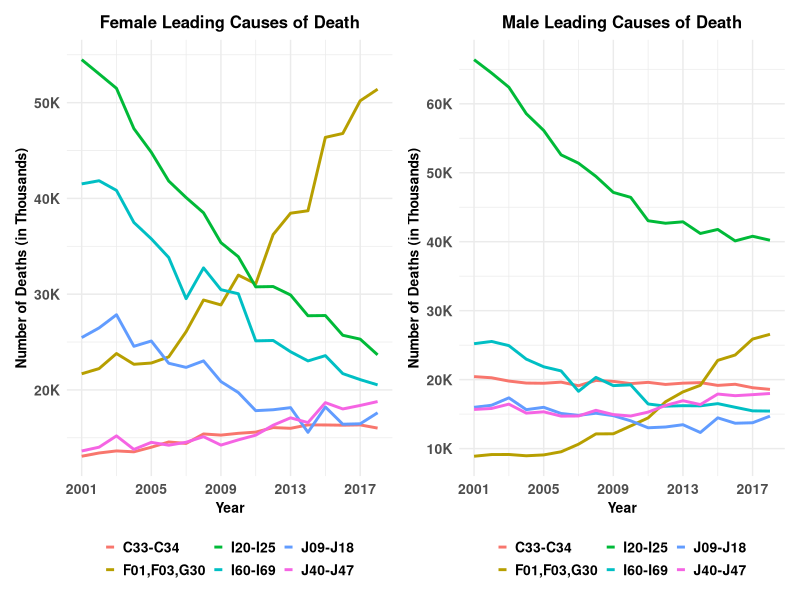
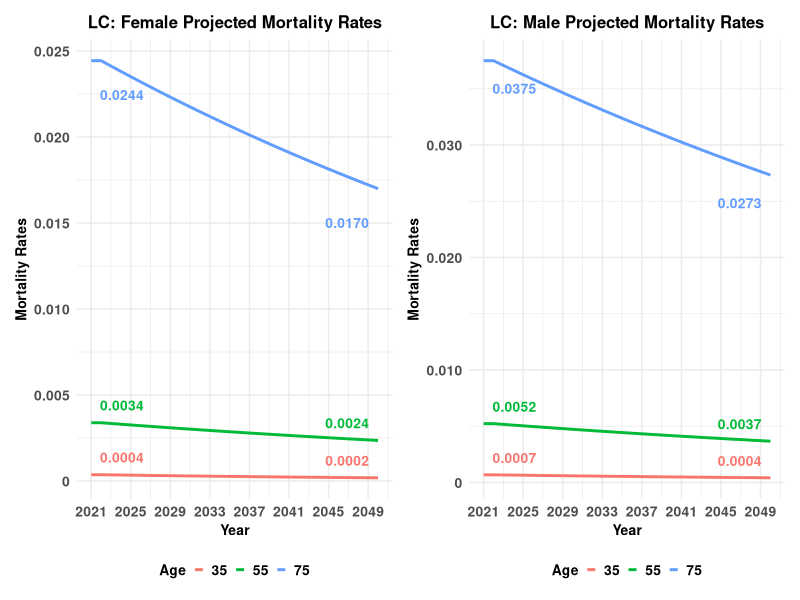
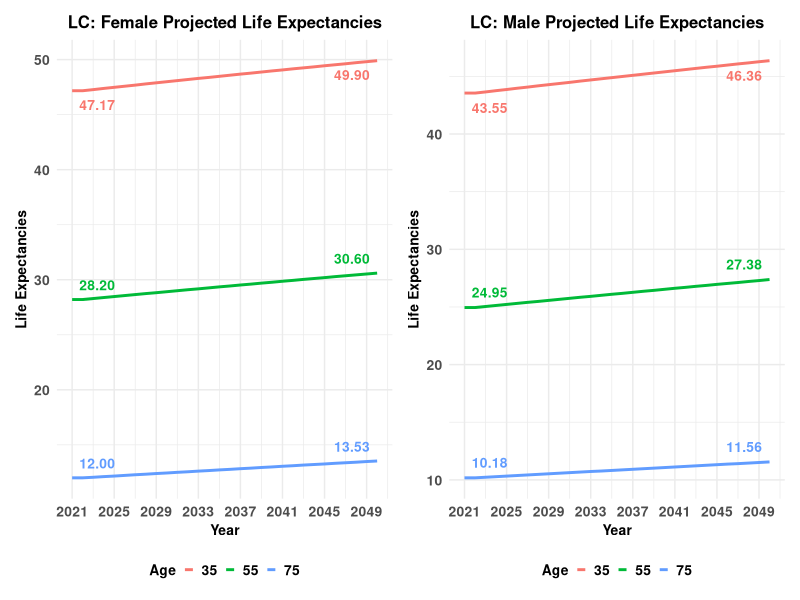
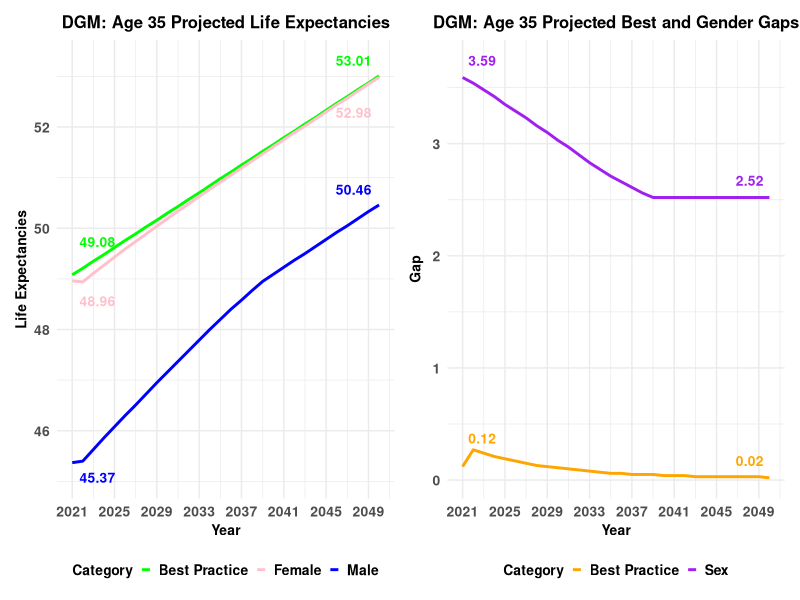
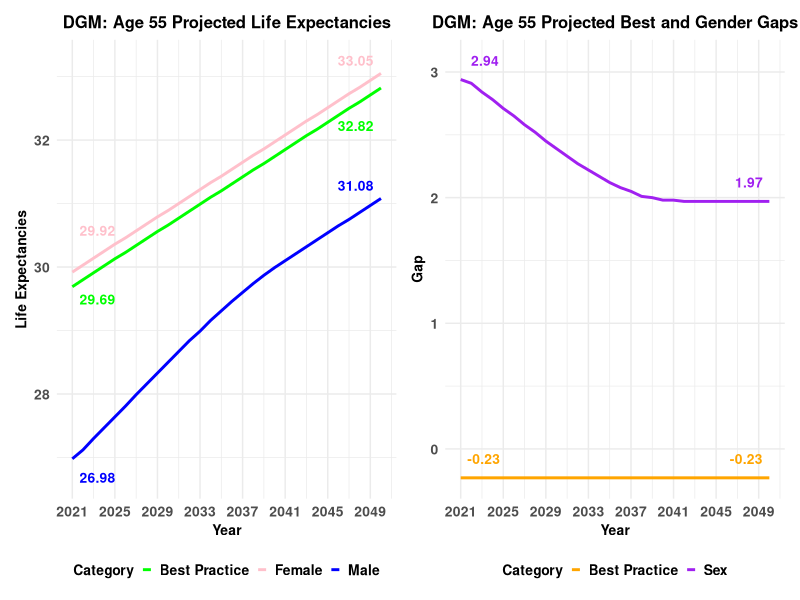
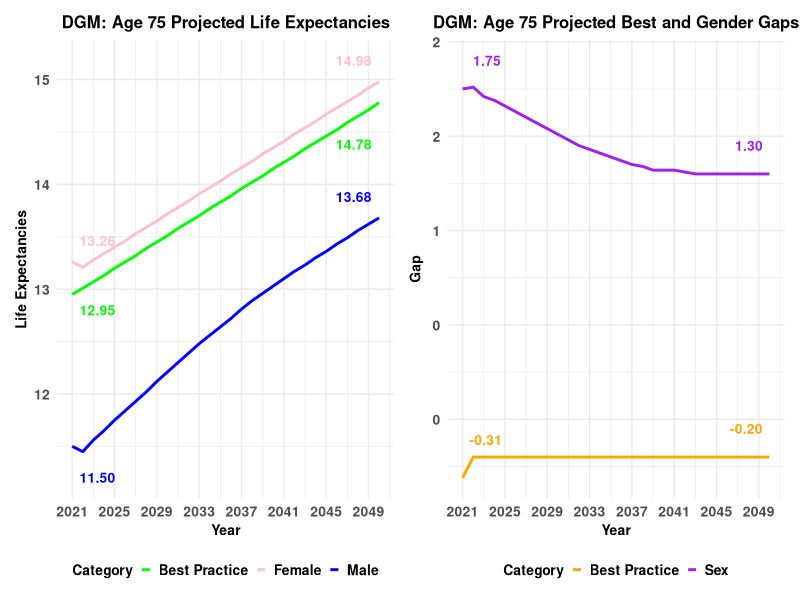

The R source for these figures, in order:
#Load libraries
library(ggplot2)
library(tidyr)
library(reshape2)
library(dplyr)
library(scales)
library(gridExtra)
library(grid)
library(patchwork)
library(stringr)
library(cowplot)

#Read data - leading cause of death
data_M <- read.csv("Male Leading Cause of Death.csv", check.names = FALSE)
data_F <- read.csv("Female Leading Cause of Death.csv", check.names = FALSE)

#Convert data from wide to long format
data_long_M <- gather(data_M, Year, Deaths, -Cause)
data_long_F <- gather(data_F, Year, Deaths, -Cause)

#Convert some year and deaths to numeric
data_long_M$Year <- as.numeric(data_long_M$Year)
data_long_M$Deaths <- as.numeric(gsub(",", "", data_long_M$Deaths))
data_long_F$Year <- as.numeric(data_long_F$Year)
data_long_F$Deaths <- as.numeric(gsub(",", "", data_long_F$Deaths))

#Plot with formatted y-axis, x-axis, and legend below
Plot_M <- ggplot(data_long_M, aes(x = Year, y = Deaths, color = Cause, group = Cause)) +
  geom_line(size = 1) +
  scale_y_continuous(labels = scales::comma_format(scale = 1e-3, suffix = "K")) +  # Show y-axis in 1000s
  scale_x_continuous(breaks = seq(min(data_long_M$Year), max(data_long_M$Year), by = 4)) +  # More x-axis ticks
  labs(title = "Male Leading Causes of Death",
       x = "Year", y = "Number of Deaths (in Thousands)",
       color = NULL) +
  theme_minimal() +
  theme(legend.position = "bottom",  # Move legend to bottom left
        plot.title = element_text(face = "bold", size = 12, hjust = 0.5),  # Bold and centered title
        axis.title = element_text(face = "bold", size = 10),   # Bold axis titles
        axis.text = element_text(face = "bold", size = 10),
        legend.text = element_text(face="bold",size = 10),
        legend.key.size = unit(0.5, "lines"))
Plot_F <- ggplot(data_long_F, aes(x = Year, y = Deaths, color = Cause, group = Cause)) +
  geom_line(size = 1) +
  scale_y_continuous(labels = scales::comma_format(scale = 1e-3, suffix = "K")) +  # Show y-axis in 1000s
  scale_x_continuous(breaks = seq(min(data_long_F$Year), max(data_long_F$Year), by = 4)) +  # More x-axis ticks
  labs(title = "Female Leading Causes of Death",
       x = "Year", y = "Number of Deaths (in Thousands)",
       color = NULL) +
  theme_minimal() +
  theme(legend.position = "bottom",  # Move legend to bottom left
        plot.title = element_text(face = "bold", size = 12, hjust = 0.5),  # Bold and centered title
        axis.title = element_text(face = "bold", size = 10),   # Bold axis titles
        axis.text = element_text(face = "bold", size = 10),
        legend.text = element_text(face="bold", size = 10),
        legend.key.size = unit(0.5, "lines"))

combined <- Plot_F + Plot_M
#Save a ggplot
ggsave("Death_Trends.png",combined, width = 8, height = 3.5, dpi = 300)

#Read the CSV file - Lee-Carter mx for both genders
dataF <- read.csv("LCmxF.csv", check.names = FALSE)
dataM <- read.csv("LCmxM.csv", check.names = FALSE)

#Convert data to long format
data_longF <- gather(dataF, Year, Value, -Age)
data_longM <- gather(dataM, Year, Value, -Age)

#Convert columns to numeric
data_longF$Year <- as.numeric(data_longF$Year)
data_longF$Value <- as.numeric(data_longF$Value)
data_longM$Year <- as.numeric(data_longM$Year)
data_longM$Value <- as.numeric(data_longM$Value)

#Identify start and end points for labeling
start_pointsF <- data_longF %>% group_by(Age) %>% filter(Year == min(Year))
end_pointsF <- data_longF %>% group_by(Age) %>% filter(Year == max(Year))
label_pointsF <- bind_rows(start_pointsF, end_pointsF)
start_pointsM <- data_longM %>% group_by(Age) %>% filter(Year == min(Year))
end_pointsM <- data_longM %>% group_by(Age) %>% filter(Year == max(Year))
label_pointsM <- bind_rows(start_pointsM, end_pointsM)

#Create the plots
Plot_F <- ggplot(data_longF, aes(x = Year, y = Value, color = factor(Age), group = Age)) +
  geom_line(size = 1) +
  scale_y_continuous(labels = function(x) {
    ifelse(x == 0, "0", format(round(x, 3), nsmall = 3))
  })+
  scale_x_continuous(breaks = seq(min(data_longF$Year), max(data_longF$Year), by = 4)) +
  labs(
    title = "LC: Female Projected Mortality Rates",
    x = "Year",
    y = "Mortality Rates",
    color = "Age"
  ) +
  geom_text(
    data = label_pointsF,
    aes(label = format(round(Value, 4), nsmall = 4)),
    hjust = ifelse(label_pointsF$Year == min(label_pointsF$Year), -0.2, 1.2),
    nudge_y = case_when(
      label_pointsF$Age == 75 ~ -0.002,
      TRUE ~ 0.001  # push others up
    ),
    size = 3.5,
    fontface = "bold",
    show.legend = FALSE
  )+
  theme_minimal() +
  theme(
    legend.position = "bottom",
    plot.title = element_text(face = "bold", size = 12, hjust = 0.5),
    axis.title = element_text(face = "bold", size = 10),
    axis.text = element_text(face = "bold", size = 10),
    legend.title = element_text(face = "bold", size = 10),
    legend.text = element_text(face = "bold", size = 10),
    legend.key.size = unit(0.5, "lines"))
#ggsave("mxFemale.png", Plot_F, width = 6, height = 4, dpi = 300)

Plot_M <- ggplot(data_longM, aes(x = Year, y = Value, color = factor(Age), group = Age)) +
  geom_line(size = 1) +
  scale_y_continuous(labels = function(x) {
    ifelse(x == 0, "0", format(round(x, 3), nsmall = 3))
  })+
  scale_x_continuous(breaks = seq(min(data_longM$Year), max(data_longM$Year), by = 4)) +
  labs(
    title = "LC: Male Projected Mortality Rates",
    x = "Year",
    y = "Mortality Rates",
    color = "Age"
  ) +
  geom_text(
    data = label_pointsM,
    aes(label = format(round(Value, 4), nsmall = 4)),
    hjust = ifelse(label_pointsM$Year == min(label_pointsM$Year), -0.2, 1.2),
    nudge_y = case_when(
      label_pointsF$Age == 75 ~ -0.0025,
      TRUE ~ 0.0015  # push others up
    ),
    size = 3.5,
    fontface = "bold",
    show.legend = FALSE
  )+
  theme_minimal() +
  theme(
    legend.position = "bottom",
    plot.title = element_text(face = "bold", size = 12, hjust = 0.5),
    axis.title = element_text(face = "bold", size = 10),
    axis.text = element_text(face = "bold", size = 10),
    legend.title = element_text(face = "bold", size = 10),
    legend.text = element_text(face = "bold", size = 10),
    legend.key.size = unit(0.5, "lines"))
#ggsave("mxMale.png", Plot_M, width = 6, height = 4, dpi = 300)
# Save a ggplot
combined <- Plot_F + Plot_M
ggsave("LCmx.png",combined, width = 8, height = 4, dpi = 300)

#Read the CSV file - Lee-Carter ex for both genders
dataF <- read.csv("LCexF.csv", check.names = FALSE)
dataM <- read.csv("LCexM.csv", check.names = FALSE)

#Convert data to long format
data_longF <- dataF %>%
  pivot_longer(cols = -Year, names_to = "Age", values_to = "Value")
data_longM <- dataM %>%
  pivot_longer(cols = -Year, names_to = "Age", values_to = "Value")

#Convert to numeric
data_longF$Year <- as.numeric(data_longF$Year)
data_longF$Value <- as.numeric(data_longF$Value)
data_longM$Year <- as.numeric(data_longM$Year)
data_longM$Value <- as.numeric(data_longM$Value)

#Identify start and end points
start_pointsF <- data_longF %>% group_by(Age) %>% filter(Year == min(Year))
end_pointsF   <- data_longF %>% group_by(Age) %>% filter(Year == max(Year))
label_pointsF <- bind_rows(start_pointsF, end_pointsF)
start_pointsM <- data_longM %>% group_by(Age) %>% filter(Year == min(Year))
end_pointsM   <- data_longM %>% group_by(Age) %>% filter(Year == max(Year))
label_pointsM <- bind_rows(start_pointsM, end_pointsM)

#Create the plots
Plot_F <- ggplot(data_longF, aes(x = Year, y = Value, color = factor(Age), group = Age)) +
  geom_line(size = 1) +
  scale_y_continuous(labels = function(x) {
    ifelse(x == 0, "0", format(round(x, 0), nsmall = 0))
  })+
  scale_x_continuous(breaks = seq(min(data_longF$Year), max(data_longF$Year), by = 4)) +
  labs(
    title = "LC: Female Projected Life Expectancies",
    x = "Year",
    y = "Life Expectancies",
    color = "Age"
  ) +
  geom_text(
    data = label_pointsF,
    aes(label = format(round(Value, 2), nsmall = 2)),
    hjust = ifelse(label_pointsF$Year == min(label_pointsF$Year), -0.2, 1.2),
    nudge_y = case_when(
      label_pointsF$Age == 35 ~ -1.3,
      TRUE ~ 1.3  # push others up
    ),
    size = 3.5,
    fontface = "bold",
    show.legend = FALSE
  )+
  theme_minimal() +
  theme(
    legend.position = "bottom",
    plot.title = element_text(face = "bold", size = 12, hjust = 0.5),
    axis.title = element_text(face = "bold", size = 10),
    axis.text = element_text(face = "bold", size = 10),
    legend.title = element_text(face = "bold", size = 10),
    legend.text = element_text(face = "bold", size = 10),
    legend.key.size = unit(0.5, "lines"))
#ggsave("exFemale.png", Plot_F, width = 6, height = 4, dpi = 300)

Plot_M <- ggplot(data_longM, aes(x = Year, y = Value, color = factor(Age), group = Age)) +
  geom_line(size = 1) +
  scale_y_continuous(labels = function(x) {
    ifelse(x == 0, "0", format(round(x, 0), nsmall = 0))
  })+
  scale_x_continuous(breaks = seq(min(data_longM$Year), max(data_longM$Year), by = 4)) +
  labs(
    title = "LC: Male Projected Life Expectancies",
    x = "Year",
    y = "Life Expectancies",
    color = "Age"
  ) +
  geom_text(
    data = label_pointsM,
    aes(label = format(round(Value, 2), nsmall = 2)),
    hjust = ifelse(label_pointsM$Year == min(label_pointsM$Year), -0.2, 1.2),
    nudge_y = case_when(
      label_pointsF$Age == 35 ~ -1.3,
      TRUE ~ 1.3  # push others up
    ),
    size = 3.5,
    fontface = "bold",
    show.legend = FALSE
  )+
  theme_minimal() +
  theme(
    legend.position = "bottom",
    plot.title = element_text(face = "bold", size = 12, hjust = 0.5),
    axis.title = element_text(face = "bold", size = 10),
    axis.text = element_text(face = "bold", size = 10),
    legend.title = element_text(face = "bold", size = 10),
    legend.text = element_text(face = "bold", size = 10),
    legend.key.size = unit(0.5, "lines"))
#ggsave("exMale.png", Plot_M, width = 6, height = 4, dpi = 300)

#Save a ggplot
combined <- Plot_F + Plot_M
ggsave("LCex.png",combined, width = 8, height = 4, dpi = 300)

#Read the CSV file - DGM ex for both gender
data35 <- read.csv("DGM35.csv", check.names = FALSE)
data55 <- read.csv("DGM55.csv", check.names = FALSE)
data75 <- read.csv("DGM75.csv", check.names = FALSE)

#Convert data to long format
data_long35 <- gather(data35, Category, Value, -Year)
data_long55 <- gather(data55, Category, Value, -Year)
data_long75 <- gather(data75, Category, Value, -Year)

#Convert year to numeric
data_long35$Year <- as.numeric(data_long35$Year)
data_long55$Year <- as.numeric(data_long55$Year)
data_long75$Year <- as.numeric(data_long75$Year)

#Split datasets for separate plots
life_expectancy_data35 <- data_long35 %>%
  filter(Category %in% c("Female Life Expectancy", "Male Life Expectancy", "Best Practice Life Expectancy"))
gap_data35 <- data_long35 %>%
  filter(Category %in% c("Sex Gap", "Best Practice Gap"))
life_expectancy_data55 <- data_long55 %>%
  filter(Category %in% c("Female Life Expectancy", "Male Life Expectancy", "Best Practice Life Expectancy"))
gap_data55 <- data_long55 %>%
  filter(Category %in% c("Sex Gap", "Best Practice Gap"))
life_expectancy_data75 <- data_long75 %>%
  filter(Category %in% c("Female Life Expectancy", "Male Life Expectancy", "Best Practice Life Expectancy"))
gap_data75 <- data_long75 %>%
  filter(Category %in% c("Sex Gap", "Best Practice Gap"))

#Identify start and end points for bold labels
life_expectancy_labels35 <- life_expectancy_data35 %>%
  group_by(Category) %>%
  filter(Year == min(Year) | Year == max(Year))
gap_labels35 <- gap_data35 %>%
  group_by(Category) %>%
  filter(Year == min(Year) | Year == max(Year))
life_expectancy_labels55 <- life_expectancy_data55 %>%
  group_by(Category) %>%
  filter(Year == min(Year) | Year == max(Year))
gap_labels55 <- gap_data55 %>%
  group_by(Category) %>%
  filter(Year == min(Year) | Year == max(Year))
life_expectancy_labels75 <- life_expectancy_data75 %>%
  group_by(Category) %>%
  filter(Year == min(Year) | Year == max(Year))
gap_labels75 <- gap_data75 %>%
  group_by(Category) %>%
  filter(Year == min(Year) | Year == max(Year))

#Identify last data point for each category to label the category name below the line
life_expectancy_end_labels35 <- life_expectancy_data35 %>%
  group_by(Category) %>%
  filter(Year == max(Year))
gap_end_labels35 <- gap_data35 %>%
  group_by(Category) %>%
  filter(Year == max(Year))
life_expectancy_end_labels55 <- life_expectancy_data55 %>%
  group_by(Category) %>%
  filter(Year == max(Year))
gap_end_labels55 <- gap_data55 %>%
  group_by(Category) %>%
  filter(Year == max(Year))
life_expectancy_end_labels75 <- life_expectancy_data75 %>%
  group_by(Category) %>%
  filter(Year == max(Year))
gap_end_labels75 <- gap_data75 %>%
  group_by(Category) %>%
  filter(Year == max(Year))

#Define colors
life_expectancy_colors <- c("Female Life Expectancy" = "pink", 
                            "Male Life Expectancy" = "blue", 
                            "Best Practice Life Expectancy" = "green")

gap_colors <- c("Sex Gap" = "purple", "Best Practice Gap" = "orange")


#Plot life expectancy
Plot_ex35 <- ggplot(life_expectancy_data35, aes(x = Year, y = Value, color = Category, group = Category)) +
  geom_line(size = 1) +
  scale_color_manual(values = life_expectancy_colors,
                     labels = c("Female Life Expectancy" = "Female", "Best Practice Life Expectancy" = "Best Practice", "Male Life Expectancy" = "Male")) +
  scale_y_continuous(labels = function(x) {
    ifelse(x == 0, "0", format(round(x, 0), nsmall = 0))
  })+
  scale_x_continuous(breaks = seq(min(life_expectancy_data35$Year), max(life_expectancy_data35$Year), by = 4)) +
  labs(
    title = "DGM: Age 35 Projected Life Expectancies",
    x = "Year",
    y = "Life Expectancies",
    color = "Category"
  ) +
  geom_text(
    data = life_expectancy_labels35,
    aes(label = format(round(Value, 2), nsmall = 2)),
    hjust = ifelse(life_expectancy_labels35$Year == min(life_expectancy_labels35$Year), -0.2, 1.2),
    nudge_y = case_when(
      life_expectancy_labels35$Value == 52.98 ~ -0.7,
      life_expectancy_labels35$Value == 48.96 ~ -0.4,
      life_expectancy_labels35$Value == 49.08 ~ 0.65,
      life_expectancy_labels35$Value == 45.37 ~ -0.3,
      TRUE ~ 0.3  # push others up
    ),
    size = 3.5,
    fontface = "bold",
    show.legend = FALSE
  )+
  theme_minimal() +
  theme(
    legend.position = "bottom",
    plot.title = element_text(face = "bold", size = 12, hjust = 0.5),
    axis.title = element_text(face = "bold", size = 10),
    axis.text = element_text(face = "bold", size = 10),
    legend.title = element_text(face = "bold", size = 10),
    legend.text = element_text(face = "bold", size = 10),
    legend.key.size = unit(0.5, "lines"))

Plot_ex55 <- ggplot(life_expectancy_data55, aes(x = Year, y = Value, color = Category, group = Category)) +
  geom_line(size = 1) +
  scale_color_manual(values = life_expectancy_colors,
                     labels = c("Female Life Expectancy" = "Female", "Best Practice Life Expectancy" = "Best Practice", "Male Life Expectancy" = "Male")) +
  scale_y_continuous(labels = function(x) {
    ifelse(x == 0, "0", format(round(x, 0), nsmall = 0))
  })+
  scale_x_continuous(breaks = seq(min(life_expectancy_data55$Year), max(life_expectancy_data55$Year), by = 4)) +
  labs(
    title = "DGM: Age 55 Projected Life Expectancies",
    x = "Year",
    y = "Life Expectancies",
    color = "Category"
  ) +
  geom_text(
    data = life_expectancy_labels55,
    aes(label = format(round(Value, 2), nsmall = 2)),
    hjust = ifelse(life_expectancy_labels55$Year == min(life_expectancy_labels55$Year), -0.2, 1.2),
    nudge_y = case_when(
      life_expectancy_labels55$Value == 29.92 ~ 0.65,
      life_expectancy_labels55$Value == 29.69 ~ -0.2,
      life_expectancy_labels55$Value == 32.82 ~ -0.6,
      life_expectancy_labels55$Value == 26.98 ~ -0.3,
      TRUE ~ 0.2  # push others up
    ),
    size = 3.5,
    fontface = "bold",
    show.legend = FALSE
  )+
  theme_minimal() +
  theme(
    legend.position = "bottom",
    plot.title = element_text(face = "bold", size = 12, hjust = 0.5),
    axis.title = element_text(face = "bold", size = 10),
    axis.text = element_text(face = "bold", size = 10),
    legend.title = element_text(face = "bold", size = 10),
    legend.text = element_text(face = "bold", size = 10),
    legend.key.size = unit(0.5, "lines"))

Plot_ex75 <- ggplot(life_expectancy_data75, aes(x = Year, y = Value, color = Category, group = Category)) +
  geom_line(size = 1) +
  scale_color_manual(values = life_expectancy_colors,
                     labels = c("Female Life Expectancy" = "Female", "Best Practice Life Expectancy" = "Best Practice", "Male Life Expectancy" = "Male")) +
  scale_y_continuous(labels = function(x) {
    ifelse(x == 0, "0", format(round(x, 0), nsmall = 0))
  })+
  scale_x_continuous(breaks = seq(min(life_expectancy_data75$Year), max(life_expectancy_data75$Year), by = 4)) +
  labs(
    title = "DGM: Age 75 Projected Life Expectancies",
    x = "Year",
    y = "Life Expectancies",
    color = "Category"
  ) +
  geom_text(
    data = life_expectancy_labels75,
    aes(label = format(round(Value, 2), nsmall = 2)),
    hjust = ifelse(life_expectancy_labels75$Year == min(life_expectancy_labels75$Year), -0.2, 1.2),
    nudge_y = case_when(
      life_expectancy_labels75$Value == 12.95 ~ -0.15,
      life_expectancy_labels75$Value == 14.78 ~ -0.4,
      life_expectancy_labels75$Value == 11.50 ~ -0.3,
      TRUE ~ 0.2  # push others up
    ),
    size = 3.5,
    fontface = "bold",
    show.legend = FALSE
  )+
  theme_minimal() +
  theme(
    legend.position = "bottom",
    plot.title = element_text(face = "bold", size = 12, hjust = 0.5),
    axis.title = element_text(face = "bold", size = 10),
    axis.text = element_text(face = "bold", size = 10),
    legend.title = element_text(face = "bold", size = 10),
    legend.text = element_text(face = "bold", size = 10),
    legend.key.size = unit(0.5, "lines"))

#Plot gender and best practice gaps
Plot_gap35 <- ggplot(gap_data35, aes(x = Year, y = Value, color = Category, group = Category)) +
  geom_line(size = 1) +
  scale_color_manual(
    values = gap_colors,
    labels = c("Sex Gap" = "Sex", "Best Practice Gap" = "Best Practice")
  )+
  scale_y_continuous(labels = function(x) {
    ifelse(x == 0, "0", format(round(x, 0), nsmall = 0))
  })+
  scale_x_continuous(breaks = seq(min(gap_data35$Year), max(gap_data35$Year), by = 4)) +
  labs(
    title = "DGM: Age 35 Projected Best and Gender Gaps",
    x = "Year",
    y = "Gap",
    color = "Category"
  ) +
  geom_text(
    data = gap_labels35,
    aes(label = format(round(Value, 2), nsmall = 2),
        hjust = ifelse(Year == min(Year), -0.2, 1.2)),
    nudge_y = case_when(
      gap_labels35$Value == 0.12 ~ 0.25,  # push down
      TRUE ~ 0.15
    ),
    size = 3.5,
    fontface = "bold",
    show.legend = FALSE
  )+
  theme_minimal() +
  theme(
    legend.position = "bottom",
    plot.title = element_text(face = "bold", size = 12, hjust = 0.5),
    axis.title = element_text(face = "bold", size = 10),
    axis.text = element_text(face = "bold", size = 10),
    legend.title = element_text(face = "bold", size = 10),
    legend.text = element_text(face = "bold", size = 10),
    legend.key.size = unit(0.5, "lines"))

Plot_gap55 <- ggplot(gap_data55, aes(x = Year, y = Value, color = Category, group = Category)) +
  geom_line(size = 1) +
  scale_color_manual(
    values = gap_colors,
    labels = c("Sex Gap" = "Sex", "Best Practice Gap" = "Best Practice")
  )+
  scale_y_continuous(labels = function(x) {
    ifelse(x == 0, "0", format(round(x, 0), nsmall = 0))
  })+
  scale_x_continuous(breaks = seq(min(gap_data55$Year), max(gap_data55$Year), by = 4)) +
  labs(
    title = "DGM: Age 55 Projected Best and Gender Gaps",
    x = "Year",
    y = "Gap",
    color = "Category"
  ) +
  geom_text(
    data = gap_labels55,
    aes(label = format(round(Value, 2), nsmall = 2),
        hjust = ifelse(Year == min(Year), -0.2, 1.2)),
    nudge_y = case_when(
      gap_labels55$Value == 0.12 ~ 0.25,  # push down
      TRUE ~ 0.15
    ),
    size = 3.5,
    fontface = "bold",
    show.legend = FALSE
  )+
  theme_minimal() +
  theme(
    legend.position = "bottom",
    plot.title = element_text(face = "bold", size = 12, hjust = 0.5),
    axis.title = element_text(face = "bold", size = 10),
    axis.text = element_text(face = "bold", size = 10),
    legend.title = element_text(face = "bold", size = 10),
    legend.text = element_text(face = "bold", size = 10),
    legend.key.size = unit(0.5, "lines"))

Plot_gap75 <- ggplot(gap_data75, aes(x = Year, y = Value, color = Category, group = Category)) +
  geom_line(size = 1) +
  scale_color_manual(
    values = gap_colors,
    labels = c("Sex Gap" = "Sex", "Best Practice Gap" = "Best Practice")
  )+
  scale_y_continuous(labels = function(x) {
    ifelse(x == 0, "0", format(round(x, 0), nsmall = 0))
  })+
  scale_x_continuous(breaks = seq(min(gap_data75$Year), max(gap_data75$Year), by = 4)) +
  labs(
    title = "DGM: Age 75 Projected Best and Gender Gaps",
    x = "Year",
    y = "Gap",
    color = "Category"
  ) +
  geom_text(
    data = gap_labels75,
    aes(label = format(round(Value, 2), nsmall = 2),
        hjust = ifelse(Year == min(Year), -0.2, 1.2)),
    nudge_y = case_when(
      gap_labels75$Value == -0.31 ~ 0.2,
      TRUE ~ 0.15
    ),
    size = 3.5,
    fontface = "bold",
    show.legend = FALSE
  )+
  theme_minimal() +
  theme(
    legend.position = "bottom",
    plot.title = element_text(face = "bold", size = 12, hjust = 0.5),
    axis.title = element_text(face = "bold", size = 10),
    axis.text = element_text(face = "bold", size = 10),
    legend.title = element_text(face = "bold", size = 10),
    legend.text = element_text(face = "bold", size = 10),
    legend.key.size = unit(0.5, "lines"))

#save ggplots
combined35 <- Plot_ex35 + Plot_gap35
combined55 <- Plot_ex55 + Plot_gap55
combined75 <- Plot_ex75 + Plot_gap75

ggsave("DGM35.png",combined35, width = 8, height = 4, dpi = 300)
ggsave("DGM55.png",combined55, width = 8, height = 4, dpi = 300)
ggsave("DGM75.png",combined75, width = 8, height = 4, dpi = 300)
